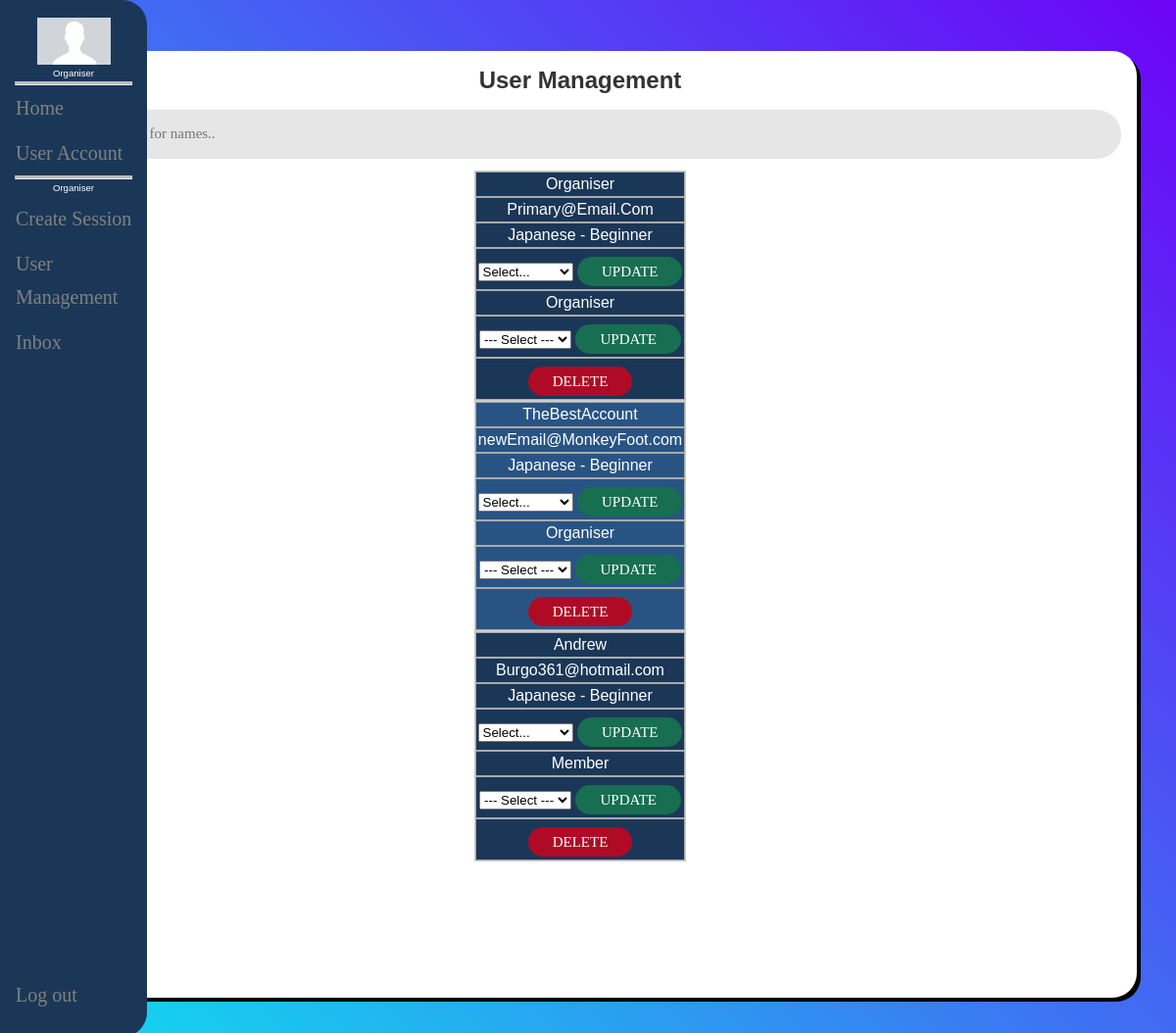
Page /usermanagement.php (signed in) on the committed database.
### tables this page shows
CREATE TABLE `usersettings` (
  `user_id_settings` int(5) NOT NULL,
  `user_settings_user_id` int(5) NOT NULL,
  `isOrganiser` tinyint(1) NOT NULL,
  `user_is_dummy` tinyint(1) NOT NULL,
  `user_created` date NOT NULL DEFAULT current_timestamp()
);

CREATE TABLE `useraccount` (
  `user_id` int(5) NOT NULL,
  `user_name` varchar(32) NOT NULL,
  `user_email` varchar(128) NOT NULL,
  `user_password` varchar(128) NOT NULL,
  `user_japanese_skill` int(1) NOT NULL,
  `user_english_skill` int(1) NOT NULL,
  `user_profile_picture_unimplemented` varchar(256) NOT NULL,
  `user_custom_description` varchar(128) NOT NULL
);

### api/data.php (called while the page is built, shortened)
<?php
    $DB_DSN = "mysql:host=localhost;dbname=paddy";
    $DB_USER = "root";
    $DB_PASSWORD = "";
    function getUserListDB() {
        global $DB_DSN, $DB_USER, $DB_PASSWORD;
        $query = '
            SELECT u.user_id, u.user_name, u.user_email, us.isOrganiser, user_english_skill, user_japanese_skill
            FROM useraccount u
            INNER JOIN usersettings us
            ON
            u.user_id = us.user_settings_user_id
                ';
        $conn = new PDO($DB_DSN, $DB_USER, $DB_PASSWORD);
        $stmt = $conn->prepare($query);
        if($stmt->execute()){
            return $stmt->fetchAll();
        } else {
            return null;
        }
    }
?>

### usermanagement.php (the view, shortened to what this page needs)
<!DOCTYPE html>
<html lang="en">
<head>
</head>
<body>
  <div class="grid-container">
    <?php include "include/sidebar.php";
    ?>
    <main class="main">
      <div class="main-cards">
        <div class="card">
          <h1>User Management</h1>
          <input class="input" type="text" id="myInput" onkeyup="searchName() " placeholder="Search for names.." title="Type in a name">
        <div class="ResponsiveTable">
          <table class="sessiontable" id="myTable">
            <tbody>
              <?php
              $users = getUserListDB();
              foreach ($users as $row) :
                    $userName = htmlentities($row['user_name']);
                    $userEmail = htmlentities($row['user_email']);
                    $isOrganiser = htmlentities($row['isOrganiser']);
                    $userJapSkill = htmlentities($row['user_japanese_skill']);
                    $userEngSkill = htmlentities($row['user_english_skill']);
              ?>
              <tr>
                <td><?php echo $userName ?></td>
                <td><?php echo $userEmail ?></td>
                <td><?php
                          if ($userEngSkill != 3) {
                            switch ($userEngSkill) {
                              case 0:
                                echo "English - Beginner";
                                break;
                              case 1:
                                echo "English - Intermediate";
                                break;
                              case 2:
                                echo "English - Fluent";
                                break;
                              }
                          }elseif($userJapSkill != 3) {
                            switch ($userJapSkill) {
                              case 0:
                                echo "Japanese - Beginner";
                                break;
                            }
                          } ?>
                </td>
                <td>
                  <form action="" method="POST">
                    <select name="lag_Level" >
                      <option value='' disabled selected hidden>Select...</option>
                    </select>
                    <input type="submit" class="table-button" name="changeLanguageLevel" value="Update">
                  </form>
                </td>
                <td><?php if ($isOrganiser == 1) {
                      echo "Organiser";
                    } else {
                      echo "Member";
                    } ?>
                </td>
                <td>
                  <form action="" method="POST">
                    <select name="role" >
                      <option value="">--- Select ---</option>
                    </select>
                    <input type="submit" class="table-button" name="changeRole" value="Update">
                  </form>
                </td>
                <td>
                  <form action="" method="POST">
                    <input type="submit" class="delete-user-button" name="delete" value="Delete" onClick="return confirm('Are you sure you want to delete?')">
                    </form>
                </td>
              </tr>
              <?php endforeach; ?>
            </tbody>
          </table>
        </div>
        </div>
      </div>
    </main>
  </div>
</body>
</html>

### css/main.css (style rules this page uses)
* { margin: 0px; padding: 0px; box-sizing: border-box; font-family: Odin-Rounded, sans-serif; }
body, html { height: 100%; width: 100%; font-family: Odin-Rounded, sans-serif; margin: 0%; padding: 0%; background: -webkit-linear-gradient(-135deg, #6d03f7, #0fdfee); }
h1, h2, h3, h4, h5, h6 { margin: 0px; }
h1 { font-size: 24px; color: #333333; line-height: 1.2; text-align: center; width: 100%; display: block; padding-bottom: 0.625em; }
input { outline: none; border: none; }
.input { font-family: Odin-Rounded; font-size: 15px; line-height: 1.5; color: #666666; display: block; width: 100%; background: #e6e6e6; height: 50px; border-radius: 25px; padding: 0 30px 0 68px; }
option { padding-bottom: 10px; }
.table-button { font-family: Montserrat-Bold; font-size: 15px; line-height: 1.5; color: #fff; text-transform: uppercase; margin-top: 5px; height: 30px; border-radius: 25px; background: #176e51; padding: 0 25px; }
.delete-user-button { font-family: Montserrat-Bold; font-size: 15px; line-height: 1.5; color: #fff; text-transform: uppercase; margin-top: 5px; height: 30px; border-radius: 25px; background: #af0b26; padding: 0 25px; }
table.sessiontable { border: 0.125em solid #FFFFFF; background-color: #1B3757; width: 100%; text-align: center; border-collapse: collapse; margin-top: 0.625em; margin-bottom: 5%; }
table.sessiontable td, table.sessiontable th { border: 0.0625em solid #AAAAAA; padding: 0.1875em 0.125em; }
table.sessiontable tbody td { color: #FFFFFF; }
table.sessiontable tr:nth-child(even) { background: #285484; }
form { width: 100%; }
.ResponsiveTable { padding-bottom: 10%; }
@media only screen and (max-width: 1500px) { body, html { overflow-y: visible; } }
@media only screen and (max-width: 1500px) { table, thead, tbody, th, td, tr { display: block; } }
@media only screen and (max-width: 1500px) { tr { border: 1px solid #ccc; } }
@media only screen and (max-width: 1500px) { td { border: none; border-bottom: 1px solid #eee; position: relative; padding-left: 200px; width: 100%; } }
@media only screen and (max-width: 1500px) { td:before { position: absolute; top: 12px; left: 6px; width: 200px; padding-right: 40px; white-space: nowrap; margin-left: -150px; } }
@media (max-width: 1200px) { .input { width: 100%; } }
.main { grid-area: main; }
.grid-container { grid-template-columns: 12.5% 1fr; grid-template-rows: 0px 1fr 1%; grid-template-areas: "sidenav header" "sidenav main" "sidenav footer"; height: 100%; }
.main-cards { margin-top: 1%; display: flex; padding: 2%; }
.card { display: flex; flex-direction: column; align-items: center; margin-right: 1em; margin-bottom: 1em; background-color: #ffffff; padding: 1em; box-sizing: border-box; border-radius: 25px; box-shadow: 4px 4px; width: 100%; height: 100%; }

### rows in the picture
usersettings: user_settings_user.user_name "Organiser", user_settings_user.user_email "Primary@Email.Com", isOrganiser "Organiser"
usersettings: user_settings_user.user_name "TheBestAccount", user_settings_user.user_email "newEmail@MonkeyFoot.com", isOrganiser "Organiser"
usersettings: user_settings_user.user_name "Andrew", user_settings_user.user_email "Burgo361@hotmail.com", isOrganiser "Member"

### other values in the picture
logged_in_user() "Organiser"
